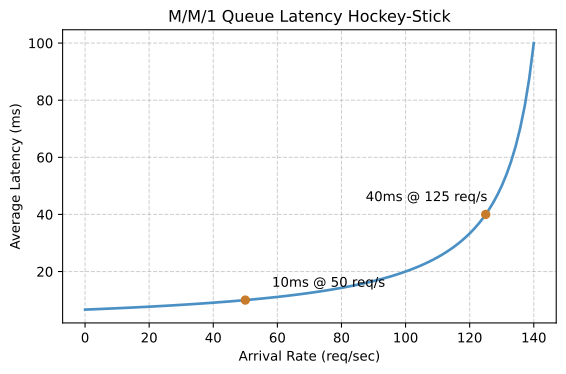

Source code (Python):
import os
import matplotlib.pyplot as plt
import numpy as np
mu = 150
lambda_vals = np.linspace(0, 140, 100)
latency = 1 / (mu - lambda_vals) * 1000
fig, ax = plt.subplots(figsize=(6, 4))
ax.plot(lambda_vals, latency, color='#4a90c4', linewidth=2)
ax.scatter([50, 125], [10, 40], color='#c87b2a', zorder=5)
ax.annotate('10ms @ 50 req/s', (50, 10), xytext=(20, 10), textcoords='offset points')
ax.annotate('40ms @ 125 req/s', (125, 40), xytext=(-90, 10), textcoords='offset points')
ax.set_xlabel('Arrival Rate (req/sec)')
ax.set_ylabel('Average Latency (ms)')
ax.set_title('M/M/1 Queue Latency Hockey-Stick')
ax.grid(True, linestyle='--', alpha=0.6)
plt.tight_layout()
out = os.environ.get("VISUAL_OUT_PATH", "out.svg")
plt.savefig(out, format="svg", bbox_inches="tight")
